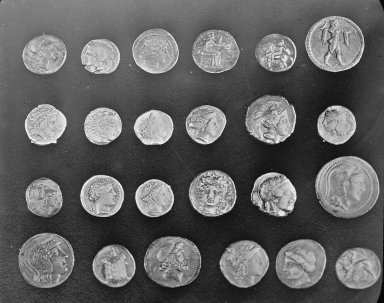
#> input picture skimage.data.coins(), 384 x 303 px
$ jupyter execute --allow-errors quick_start.ipynb
#> lines starting #> are read from the running program, lines starting #| are printed output that depends on the picture; after the words box and inside, x2 and y2 are one past the last pixel; in counts of white or black regions, pixels touching at a corner belong together
### dpm_tools/__init__.py
from time import perf_counter_ns
import importlib

__all__ = ["metrics", "io", "segmentation", "visualization"]
from . import metrics
from . import io
from . import segmentation
from . import visualization

def _get_version():
    from .__version__ import __version__
    suffix = "dev"
    if __version__.endswith(suffix):
        __version__ = __version__[:-len(suffix)]
    return __version__

__version__ = _get_version()
# print(f'Version {__version__}')


# [9 lines left out: function timer, not called in this run]

### jupyter_execute/examples/quick_start.ipynb
# **Quick Start Guide**

This Quick Start guide provides an overview of DPM Tools and highlights some of its main functionality.

## **Objectives**
The primary objectives of this project is to provide users with a unified interface for processing, analyzing, and visualizing digital porous media images. We aim to complement other existing software tools that are commonly used in the digital porous media community, such as [PoreSpy](https://porespy.org), [scikit-image](https://scikit-image.org/), and [PyVista](https://docs.pyvista.org/).

Further, our intent is for these tools to be used with the [Digital Porous Media Portal](https://digitalporousmedia.org) (**DPMP**, formerly Digital Rocks Portal), an excellent source of data! The Portal has undergone significant redesign, and part of the transition includes integration of these tools in dedicated virtual machines and on high-performance computing resources with direct access to Portal data. We invite you to check out the [DPMP Documentation](https://digitalporousmedia.org/how-to-use/) for more details.

## **Prerequisites**
Most of the tools available in this library are designed to work with 2D and 3D [Numpy](https://numpy.org) arrays. We have also implemented an ``Image`` dataclass that contains additional information to streamline integration with the Digital Porous Media Portal. This dataclass is also used for the 3D visualization module.

## **Quick Start Guide**

[cell 1]
import dpm_tools as dpm
import numpy as np
import matplotlib.pyplot as plt
import skimage

## Reading Images

As part of our ``io`` module, we currently have a wrapper function to read 2D and 3D images from various file formats that are present on DPMP. However, most functions can be used with any 2D or 3D Numpy array.

[cell 2]
path = "../data/berea_pore.tif"

#> (the rest of this cell did not finish here and is left out)

## Segmentation
The DPM Tools ``segmentation`` module currently includes two segmentation algorithms: Statistical Region Merging (SRM) and Seeded Region Growing (SRG).

These algorithms are implemented in Fiji/ImageJ, but to our knowledge, have not yet been widely distributed in Python.

### Statistical Region Merging

[cell 3]
coins_image = skimage.data.coins()
#> coins_image is the input picture: shape (303, 384); min 1, max 252, mean 96.9
#> (the rest of this cell did not finish here and is left out)

### Seeded Region Growing

[cell 4]
from scipy.ndimage import binary_fill_holes
coins_image = skimage.data.coins()

# Seed labels start from 1. SRG fills in 0s
coin_seeds = (coins_image > 150).astype(np.uint8) * 2
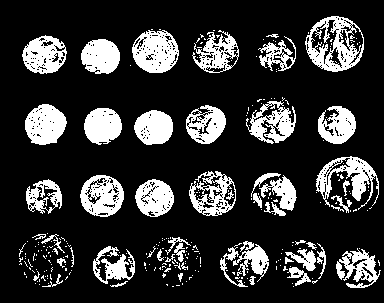
#> coin_seeds: shape (303, 384); values 0 (black) and 2 (white), 20.4% white; 282 white regions (231 under 20 px), largest, box (x1, y1, x2, y2) and area: (305, 16, 364, 72) 1562, (132, 30, 179, 73) 1404, (316, 156, 379, 210) 1264
background_seeds = (coins_image < 105).astype(np.uint8)
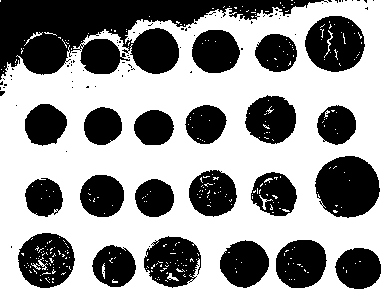
#> background_seeds: shape (303, 384); values 0 (black) and 1 (white), 59.9% white; 99 black regions (77 under 20 px), largest, box (x1, y1, x2, y2) and area: (0, 0, 328, 80) 12824, (315, 156, 380, 218) 3081, (305, 16, 365, 72) 2481
seeds = coin_seeds + background_seeds
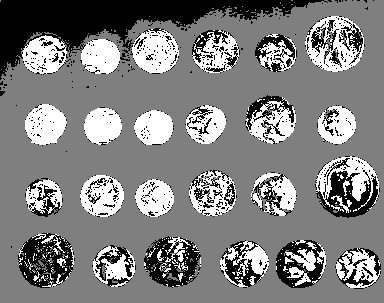
#> seeds: shape (303, 384); min 0, max 2, mean 1.01; drawn with min black and max white

#> (the rest of this cell did not finish here and is left out)
